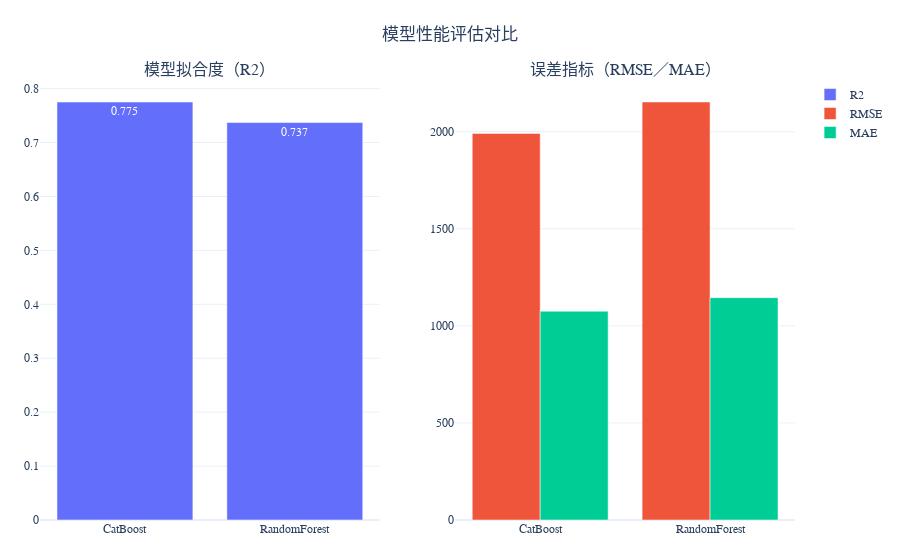
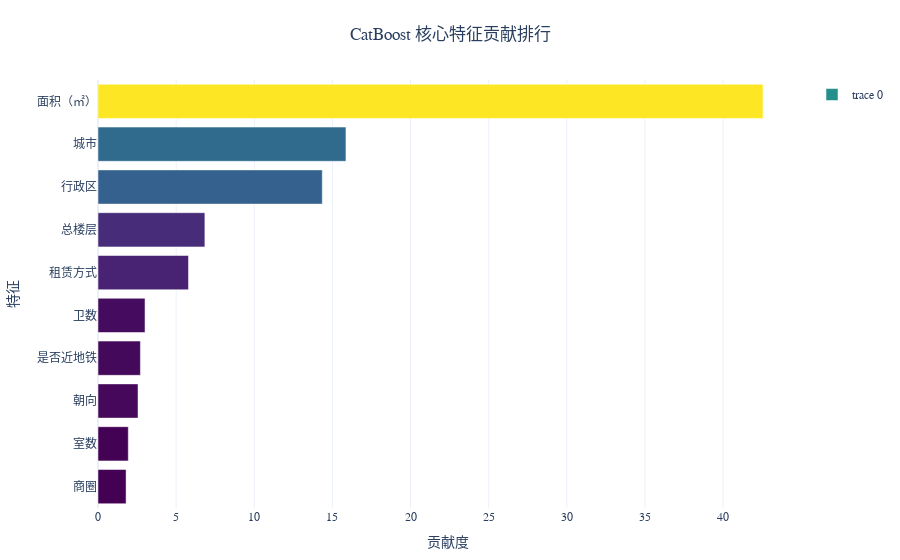

The cell these charts' notebook holds for them, in order:
### Code cell
def prepare_features(raw_df):
    df = raw_df.copy()
    df['is_subway'] = df['tags'].str.contains('近地铁', na=False).astype(int)

    cat_cols = ['city', 'rent_type', 'district', 'sub_district', 'orientation', 'floor_level']
    num_cols = ['area_sqm', 'bedrooms', 'living_rooms', 'bathrooms', 'total_floors', 'is_subway']
    target = 'price_avg'

    return df[cat_cols + num_cols + [target]], target, cat_cols

df_train, target_col, cat_features = prepare_features(df_clean)

pipeline = ModelPipeline(df_train, target_col, cat_features)

pipeline.run()

### Figure 1 — Plotly figure (JSON) as saved in the notebook; plotly's stock layout.template omitted (floating-point values rounded to 4 significant figures)
{"data": [{"marker": {"color": "#636EFA"}, "name": "R2", "text": [0.775, 0.737], "textposition": "auto", "x": ["CatBoost", "RandomForest"], "y": [0.7752, 0.7371], "type": "bar", "xaxis": "x", "yaxis": "y"}, {"marker": {"color": "#EF553B"}, "name": "RMSE", "x": ["CatBoost", "RandomForest"], "y": [1991.0, 2153.0], "type": "bar", "xaxis": "x2", "yaxis": "y2"}, {"marker": {"color": "#00CC96"}, "name": "MAE", "x": ["CatBoost", "RandomForest"], "y": [1075.0, 1145.0], "type": "bar", "xaxis": "x2", "yaxis": "y2"}], "layout": {"xaxis": {"anchor": "y", "domain": [0.0, 0.45]}, "yaxis": {"anchor": "x", "domain": [0.0, 1.0]}, "xaxis2": {"anchor": "y2", "domain": [0.55, 1.0]}, "yaxis2": {"anchor": "x2", "domain": [0.0, 1.0]}, "annotations": [{"font": {"size": 16}, "showarrow": false, "text": "模型拟合度（R2）", "x": 0.225, "xanchor": "center", "xref": "paper", "y": 1.0, "yanchor": "bottom", "yref": "paper"}, {"font": {"size": 16}, "showarrow": false, "text": "误差指标（RMSE／MAE）", "x": 0.775, "xanchor": "center", "xref": "paper", "y": 1.0, "yanchor": "bottom", "yref": "paper"}], "barmode": "group", "title": {"text": "模型性能评估对比", "x": 0.5, "y": 0.95, "xanchor": "center", "yanchor": "top"}, "font": {"family": "Microsoft YaHei", "size": 12}, "margin": {"l": 40, "r": 40, "t": 80, "b": 40}, "showlegend": true}}

### Figure 2 — Plotly figure (JSON) as saved in the notebook; plotly's stock layout.template omitted (floating-point values rounded to 4 significant figures)
{"data": [{"marker": {"color": [1.797, 1.939, 2.562, 2.713, 3.009, 5.79, 6.84, 14.35, 15.87, 42.55], "colorscale": [[0.0, "#440154"], [0.1111, "#482878"], [0.2222, "#3e4989"], [0.3333, "#31688e"], [0.4444, "#26828e"], [0.5556, "#1f9e89"], [0.6667, "#35b779"], [0.7778, "#6ece58"], [0.8889, "#b5de2b"], [1.0, "#fde725"]]}, "orientation": "h", "x": [1.797, 1.939, 2.562, 2.713, 3.009, 5.79, 6.84, 14.35, 15.87, 42.55], "y": ["商圈", "室数", "朝向", "是否近地铁", "卫数", "租赁方式", "总楼层", "行政区", "城市", "面积（㎡）"], "type": "bar"}], "layout": {"xaxis": {"title": {"text": "贡献度"}}, "yaxis": {"title": {"text": "特征"}}, "title": {"text": "CatBoost 核心特征贡献排行", "x": 0.5, "y": 0.95, "xanchor": "center", "yanchor": "top"}, "font": {"family": "Microsoft YaHei", "size": 12}, "margin": {"l": 40, "r": 40, "t": 80, "b": 40}, "showlegend": true}}
